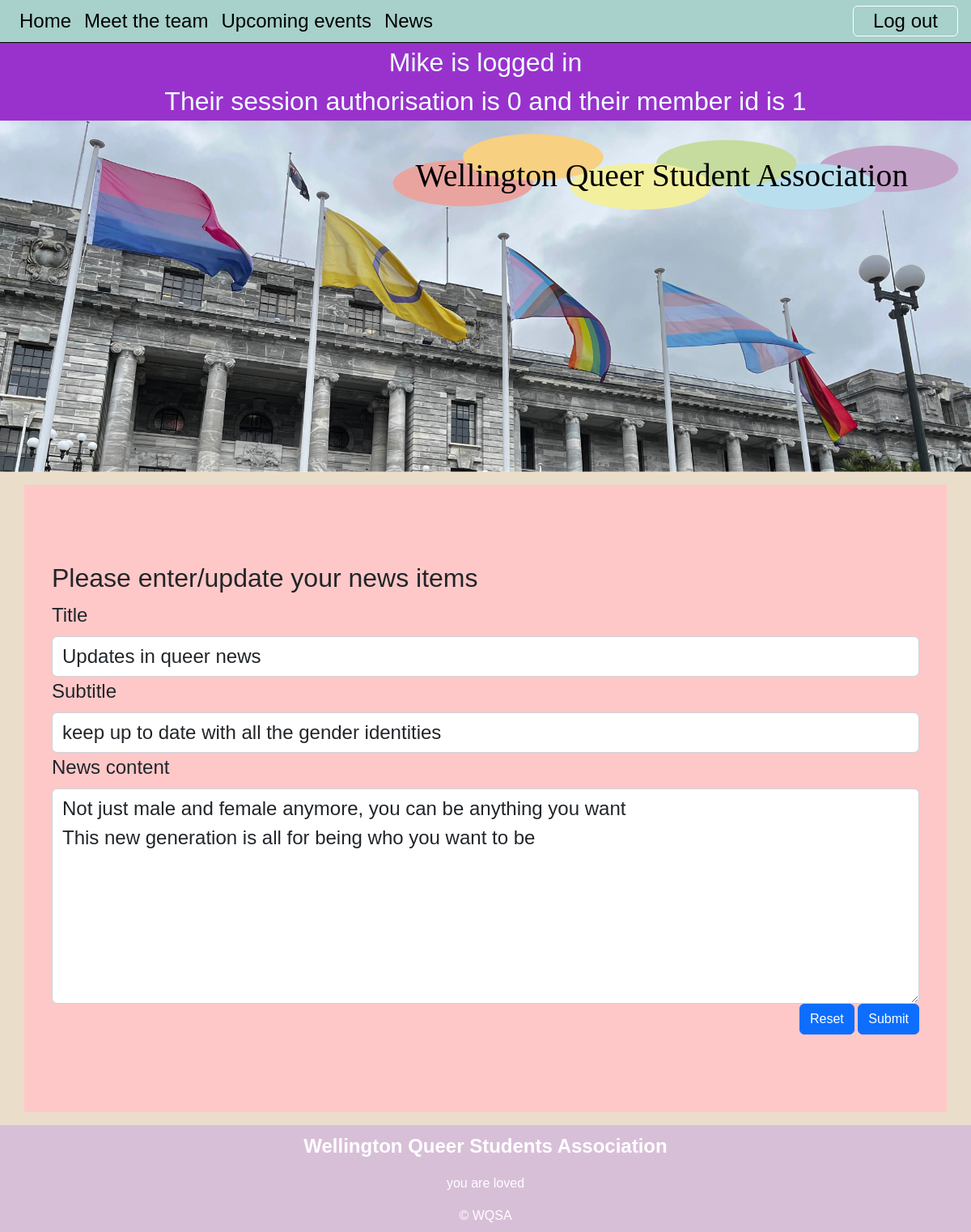
The page /news_cud?id=1&task=update (signed in) on the database its author committed.
### tables this page shows
CREATE TABLE news(
    news_id integer primary key autoincrement not null,
    title text not null unique,
    subtitle text not null unique,
    content text not null unique,
    newsdate date not null,
    member_id integer not null,
    foreign key(member_id) references member(member_id)
);

### server.py (the view, shortened to what this page needs)
@app.route("/news_cud", methods=['GET', 'POST'])
def news_cud():
    data = request.args
    required_keys=['id', 'task']
    for k in required_keys:
        if k not in data.keys():
            message = "Do not know what to do with create, read, update on news (keys not present)"
            return render_template('error.html', error=message)
        if request.method == "GET":
            if data['task'] == 'delete':
                sql = "delete from news where news_id =?"
                values_tuple = (data['id'],)
                result = run_commit_query(sql, values_tuple, db_path)
                return redirect(url_for('news'))
            elif data['task'] == 'update':
                sql = """select title, subtitle, content from news where news_id =?"""
                values_tuple = (data['id'],)
                result = run_search_query_tuples(sql, values_tuple, db_path, True)
                result = result[0]
                return render_template("news_cud.html",
                                       **result,
                                       id=data['id'],
                                       task=data['task'])
            elif data['task'] == 'add':
                temp = {"title": "Temp title", "subtitle": "Test subtitle", 'content': 'Test Content'}
                return render_template("news_cud.html", id=0, task=data['task'],
                                        **temp)
            else:
                message = 'unrecognised task from news page'
                return render_template('error.html', error=message)
    return render_template("news_cud.html")

### db_functions.py (called while the page is built)
def run_search_query_tuples(sql_query, values_tuple, file_path, rowfactory=False):
    result = None
    try:
        db = sqlite3.connect(file_path)
        if rowfactory:
            db.row_factory = sqlite3.Row
        cursor = db.cursor()
        cursor.execute(sql_query, values_tuple)
        result = cursor.fetchall()
        cursor.close()
    except sqlite3.Error as error:
        print("Error running search query tuples: {}".format(error))
        return None
    db.close()
    if result is None:
        print("No search values were found")
    return result

### templates/news_cud.html (shortened to what this page needs)
{% extends "layout.html" %}
{% block content %}
<div class="container-lg py-sm-5 py-1 A">
    <div class="news p-4 my-4">
        <h2>Please enter/update your news items</h2>
        <form action="{{url_for('news_cud', id=id, task=task)}}" method="POST">
            <div>
             <label for="title" class="form-label">Title</label>
                <input type="text" class="form-control" id="title" name="title" placeholder="" value="{{title}}" required>
            </div>
            <div>
                <label for="subtitle" class="form-label">Subtitle</label>
                <input type="text" class="form-control" id="subtitle" name="subtitle" placeholder="" value="{{subtitle}}" required>
            </div>
            <div>
                <label for="content" class="form-label">News content</label>
                <textarea class="form-control" id="content" name="content" placeholder="" rows="7" required>{{content}}</textarea>
            </div>
            <div class="text-end">
                <button type="reset" class="btn btn-primary">Reset</button>
                <button type="submit" class="btn btn-primary">Submit</button>
            </div>
        </form>
    </div>
</div>
{% endblock %}

### static/styles.css (style rules this page uses)
:root { --brand-green: rgb(167,209,202); --brand-paper: rgb(234, 221, 202); }
body { font-family: 'Raleway', sans-serif; font-size: 100%; background-color: var(--brand-paper); margin: 0; }
.container-lg { border: 4px solid pink; padding: 10px; }
.container-lg { border: 0px solid pink; overflow: auto; }
.A { background-color: rgb(255, 200, 200); }
label, input[type='text'], input[type='email'], textarea { font-size: 1.5em !important; }

### rows shown on the page
news: title "Updates in queer news", subtitle "keep up to date with all the gender identities", content "Not just male and female anymore, you can be anything you want This new generation is all for being who you want to be"

### other values the page prints
{{ session['name'] }} "Mike"
{{ session['authorisation'] }} "0"
{{ session['member_id'] }} "1"
